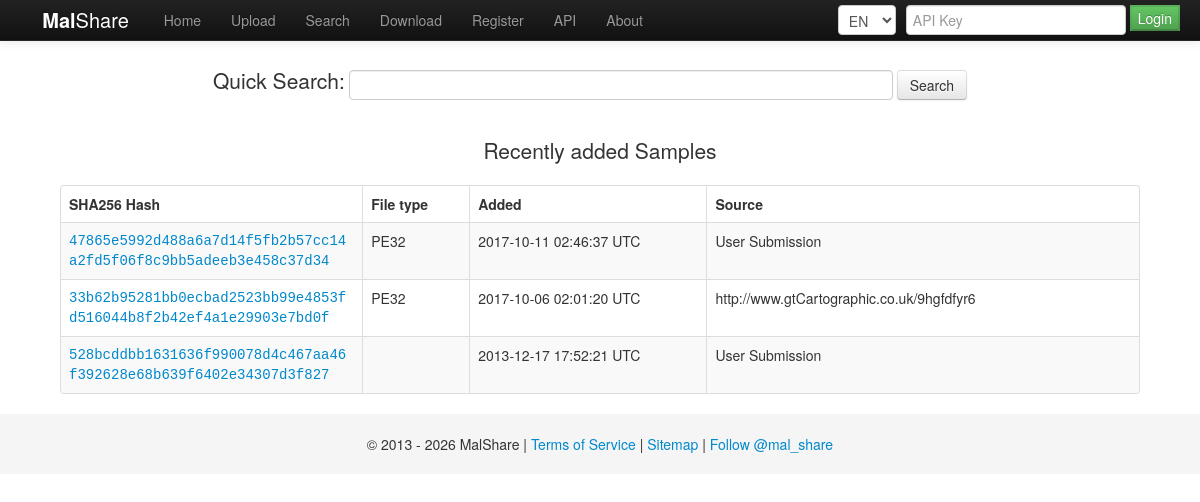
The page / on the database its author committed.
### tables this page shows
CREATE TABLE `tbl_samples` (
  `id` int unsigned NOT NULL AUTO_INCREMENT,
  `md5` varchar(32) NOT NULL,
  `sha1` varchar(42) NOT NULL,
  `sha256` varchar(66) NOT NULL,
  `ssdeep` text,
  `added` int NOT NULL,
  `ftype` varchar(32) NOT NULL,
  `counter` int NOT NULL,
  `path` text,
  `processed` tinyint NOT NULL DEFAULT '0',
  `yara` json DEFAULT NULL,
  `pending` tinyint DEFAULT NULL,
  `subType` int DEFAULT NULL,
  `filenames` text,
  `parent_id` int DEFAULT NULL,
  PRIMARY KEY (`id`),
  KEY `added` (`added`),
  KEY `sample_id` (`md5`,`sha1`,`sha256`),
  KEY `idx_tbl_samples_pending` (`pending`),
  KEY `idx_tbl_samples_parent_id` (`parent_id`) USING BTREE,
  KEY `idx_tbl_samples_ftype` (`ftype`),
  KEY `idx_tbl_samples_added` (`added`),
  KEY `tbl_samples_sha256_IDX` (`sha256`) USING BTREE
);

CREATE TABLE `tbl_sample_sources` (
  `id` int unsigned NOT NULL,
  `source` text,
  `added` int DEFAULT NULL,
  `sample_partner_submission` int DEFAULT NULL,
  `baseid` int NOT NULL AUTO_INCREMENT,
  PRIMARY KEY (`baseid`),
  KEY `id` (`id`),
  KEY `sample_source` (`source`(128)),
  KEY `idx_tbl_sample_sourced_added` (`added`),
  KEY `sample_partner_submission` (`sample_partner_submission`),
  FULLTEXT KEY `ft_source` (`source`),
  CONSTRAINT `tbl_sample_sources_ibfk_1` FOREIGN KEY (`id`) REFERENCES `tbl_samples` (`id`),
  CONSTRAINT `tbl_sample_sources_ibfk_2` FOREIGN KEY (`sample_partner_submission`) REFERENCES `tbl_sample_partners` (`id`)
);

### html/include/i18n.php (called while the page is built, shortened)
<?php
function i18n_supported_locales()
{
    return array('en', 'fr', 'de');
}
function i18n_get_locale()
{
    static $locale = null;
    if ($locale !== null) {
        return $locale;
    }
    $accept = isset($_SERVER['HTTP_ACCEPT_LANGUAGE']) ? $_SERVER['HTTP_ACCEPT_LANGUAGE'] : '';
    foreach (explode(',', $accept) as $entry) {
        $code = strtolower(trim(substr($entry, 0, 2)));
        if ($code !== '' && in_array($code, i18n_supported_locales(), true)) {
            $locale = $code;
            return $locale;
        }
    }
    $locale = i18n_default_locale();
    return $locale;
}
function i18n_strings()
{
    static $strings = null;
    if ($strings !== null) {
        return $strings;
    }
    $base_dir = dirname(__FILE__) . '/../i18n';
    $default_path = $base_dir . '/en.php';
    $default_strings = file_exists($default_path) ? include $default_path : array();
    $locale = i18n_get_locale();
    $locale_path = $base_dir . '/' . $locale . '.php';
    if ($locale !== 'en' && file_exists($locale_path)) {
        $locale_strings = include $locale_path;
        $strings = array_replace_recursive($default_strings, $locale_strings);
    } else {
        $strings = $default_strings;
    }
    return $strings;
}
function t($key, array $vars = array())
{
    $value = i18n_strings();
    $parts = explode('.', $key);
    foreach ($parts as $part) {
        $value = $value[$part];
    }
    if (!empty($vars)) {
        $replacements = array();
        foreach ($vars as $var_key => $var_value) {
            $replacements['{{' . $var_key . '}}'] = $var_value;
        }
        $value = strtr($value, $replacements);
    }
    return $value;
}
function h($key, array $vars = array())
{
    return htmlspecialchars(t($key, $vars), ENT_QUOTES, 'UTF-8');
}
function i18n_url_with_lang($url, $lang)
{
    $parts = parse_url($url);
    $path = isset($parts['path']) ? $parts['path'] : '';
    $query = isset($parts['query']) ? $parts['query'] : '';
    $fragment = isset($parts['fragment']) ? $parts['fragment'] : '';
    $params = array();
    unset($params['lang']);
    $new_query = http_build_query($params);
    $new_url = $path;
    return $new_url;
}
function i18n_current_url_with_lang($lang)
{
    $current = isset($_SERVER['REQUEST_URI']) ? $_SERVER['REQUEST_URI'] : '';
    return i18n_url_with_lang($current, $lang);
}
function i18n_lang_value()
{
    return i18n_get_locale();
}
?>

### html/server_includes.php (the view, shortened to what this page needs)
<?php
require_once __DIR__ . '/include/i18n.php';
class ServerObject
{
    public $sql;
    public $vars_table_samples;
    public $vars_table_sources;
    public $vars_table_sample_partners;
    function __construct()
    {
        if (defined('DB_CA_PATH')) {
            $this->sql = mysqli_init();
            $this->sql->options(MYSQLI_OPT_SSL_VERIFY_SERVER_CERT, true);
            $this->sql->ssl_set(null, null, DB_CA_PATH, null, null);
            $this->sql->real_connect(DB_HOST, DB_USER, DB_PASS, DB_DATABASE, DB_PORT);
            $this->sql->set_charset('utf8mb4');
        } else {
            $this->sql = new mysqli(DB_HOST, DB_USER, DB_PASS, DB_DATABASE);
            $this->sql->set_charset('utf8mb4');
        }
        if (isset($_COOKIE['mapi_key']) && $_COOKIE['mapi_key'] != "") {
            $this->uri_api_key = $this->secure($_COOKIE['mapi_key']);
        } else {
            $api = $this->getRequestParam('api_key', null);
            $this->uri_api_key = $api !== null ? $this->secure($api) : null;
        }
        $action = $this->getRequestParam('action', null);
        $hash = $this->getRequestParam('hash', null);
        $query = $this->getRequestParam('query', null);
        $private = $this->getRequestParam('private', null);
        $type = $this->getRequestParam('type', null);
        $path = $this->getRequestParam('path', null);
        $filename_hash = $this->getRequestParam('hash', null);
        $this->vars_table_samples = SAMPLES_TABLE;
        $this->vars_table_sources = SAMPLE_SOURCES_TABLE;
        $this->vars_table_sample_partners = SAMPLE_PARTNER_TABLE;
    }
    public function escape_html($string)
    {
        return htmlspecialchars($string, ENT_QUOTES | ENT_SUBSTITUTE, 'UTF-8');
    }
    public function getRequestParam($key, $default = null)
    {
        return $default;
    }
    public function get_recent()
    {
        $table = $this->vars_table_samples;
        $table_sources = $this->vars_table_sources;
        $table_sample_partners = $this->vars_table_sample_partners;;
        $main_stmt = $this->sql->prepare("SELECT id from $table WHERE ( ( pending != 1 or pending is NULL ) AND ftype != 'html' ) ORDER by added DESC limit 10");
        $main_stmt->execute();
        $res = $main_stmt->get_result();
        $output = '<table class="table table-bordered table-striped" style="table-layout: fixed;">
        <thead>  <tr>
        <th style="width: 17%;">SHA256 Hash</th>
        <th style="width: 5%">File type</th>
        <th style="width: 13%">Added</th>
        <th style="width: 25%">Source</th>
        </tr>  </thead>  <tbody>';
        while ($s_row = $res->fetch_object()) {
            if ($detail_stmt = $this->sql->prepare("SELECT s.sha256 AS sha256, s.added AS added, s.ftype AS ftype, ts.source AS source, tsp.display_name AS source_display_name FROM {$table} s LEFT JOIN {$table_sources} ts ON s.id = ts.id LEFT JOIN {$table_sample_partners} tsp ON ts.sample_partner_submission = tsp.id WHERE s.id = ?")) {
                $detail_stmt->bind_param('i', $s_row->id);
                $detail_stmt->execute();
                $r_res = $detail_stmt->get_result();
            } else {
                $r_res = false;
            }
            $sample_row = $r_res->fetch_object();
            $output .= '<tr>
                    <td class="hash_font"><div style = "word-wrap: break-word"><a href="sample.php?action=detail&hash=' . $sample_row->sha256 . '">' . $sample_row->sha256 . '</a></div></td>
                    <td>' . $sample_row->ftype . '</td>
                    <td>' . date("Y-m-d H:i:s", $sample_row->added) . ' UTC</td>';
            $output .= '<td class="word-wrap: wrap-word">' . $this->sourceForDisplay($sample_row) . '</td></tr>';
        }
        $output .= '</tbody></table>';
        return $output;
    }
    public function sourceForDisplay($row, $separator = ' | ')
    {
        $source = isset($row->source) ? $row->source : null;
        $source_display = isset($row->source_display_name) ? $row->source_display_name : null;
        if ($source) {
            return $this->escape_html($source);
        }
        return $this->escape_html('User Submission');
    }
}

### html/index.php
<?php require_once __DIR__ . '/include/i18n.php'; ?>
<!DOCTYPE html>
<html lang="<?php echo htmlspecialchars(i18n_lang_value(), ENT_QUOTES, 'UTF-8'); ?>">
	<head>
        <?php include('header.php'); ?>
	</head>
	<body>
        <?php include('nav.php') ?>
	<div class="container" style="width:90%">
		<div class="container-fluid center text-center">
			<div class="row">
			<form method=get action=search.php id="search_form" class="form-search" onsubmit="ShowLoading()">
				<label class="lead" for="inputSearch"><?php echo h('index.quick_search'); ?> </label>
				<input type="text" name=query id='inputSearch' class="input-xxlarge">
				<button type="submit" class="btn"><?php echo h('index.search'); ?></button>
			</form>
			</div>
		</div>
		<p class="lead text-center"><?php echo h('index.recent_samples'); ?></p>
			<?php
				include("server_includes.php");
				$share = new ServerObject();
				echo $share->get_recent();
			?>
	</div>
	<?php include_once('footer.php'); ?>
	</body>
</html>

### html/header.php (shortened to what this page needs)
<?php
require_once __DIR__ . '/include/i18n.php';
?>
	<link href="./css/malshare.css" rel="stylesheet">
	<link href="./css/bootstrap.css" rel="stylesheet">
	<link href="./css/sticky-footer-navbar.css" rel="stylesheet">
	<link href="./css/popup.css" rel="stylesheet">

### html/nav.php (shortened to what this page needs)
<?php
	require_once __DIR__ . '/include/i18n.php';
	$locales = i18n_supported_locales();
	$current_locale = i18n_lang_value();
?>
<div class="navbar navbar-inverse navbar-fixed-top">
	<div class="navbar-inner">
		<div class="container-fluid">
			<a class="brand" href="<?php echo htmlspecialchars(i18n_url_with_lang('index.php', $current_locale), ENT_QUOTES, 'UTF-8'); ?>" name="top">&nbsp;&nbsp;&nbsp;&nbsp;<b>Mal</b>Share</a>
			<div class="nav-collapse collapse">
				<ul class="nav">
<li <?php if (stripos($_SERVER['REQUEST_URI'],'index.php') !== false) {echo 'class="active"';} ?>>
	<a href="<?php echo htmlspecialchars(i18n_url_with_lang('index.php', $current_locale), ENT_QUOTES, 'UTF-8'); ?>"><?php echo h('nav.home'); ?></a></li>
<li <?php if (stripos($_SERVER['REQUEST_URI'],'upload.php') !== false) {echo 'class="active"';} ?>>
	<a href="<?php echo htmlspecialchars(i18n_url_with_lang('upload.php', $current_locale), ENT_QUOTES, 'UTF-8'); ?>"><?php echo h('nav.upload'); ?></a></li>
<li <?php if (stripos($_SERVER['REQUEST_URI'],'search.php') !== false) {echo 'class="active"';} ?>>
	<a href="<?php echo htmlspecialchars(i18n_url_with_lang('search.php', $current_locale), ENT_QUOTES, 'UTF-8'); ?>"><?php echo h('nav.search'); ?></a></li>
<li <?php if (stripos($_SERVER['REQUEST_URI'],'pull.php') !== false) {echo 'class="active"';} ?>>
	<a href="<?php echo htmlspecialchars(i18n_url_with_lang('pull.php', $current_locale), ENT_QUOTES, 'UTF-8'); ?>"><?php echo h('nav.download'); ?></a></li>
<?php
	if (isset($_COOKIE['mapi_key']) == False or ($_COOKIE['mapi_key'] == '') ) {
		if (stripos($_SERVER['REQUEST_URI'],'register.php') !== false) {
			echo '<li class="active">';
		}
		else{
			echo "<li>";
		}
		echo '<a href="' . htmlspecialchars(i18n_url_with_lang('register.php', $current_locale), ENT_QUOTES, 'UTF-8') . '">' . h('nav.register') . '</a></li>';
	}
?>
<li <?php if (stripos($_SERVER['REQUEST_URI'],'doc.php') !== false) {echo 'class="active"';} ?>>
	<a href="<?php echo htmlspecialchars(i18n_url_with_lang('doc.php', $current_locale), ENT_QUOTES, 'UTF-8'); ?>"><?php echo h('nav.api'); ?></a></li>
<li <?php if (stripos($_SERVER['REQUEST_URI'],'about.php') !== false) {echo 'class="active"';} ?>>
	<a href="<?php echo htmlspecialchars(i18n_url_with_lang('about.php', $current_locale), ENT_QUOTES, 'UTF-8'); ?>"><?php echo h('nav.about'); ?></a></li>
								</ul>
<?php
	if ( !isset($_COOKIE['mapi_key']) || ( $_COOKIE['mapi_key'] == '' )) { echo " <div class=\"nav pull-right\">
			          <form class=\"navbar-form navbar-right\" method=post action=\"auth.php\" >
					            <input class=\"form-control\" type=\"text\" placeholder=\"" . h('nav.api_key') . "\" aria-label=\"login\" name=api_key>
					            <button class=\"btnbtn-small  btn-success \" type=\"submit\">" . h('nav.login') . "</button>
			          </form>
                                </div>
				";
	}
?>
								<ul class="nav pull-right">
									<li class="navbar-form" style="margin: 0 10px 0 0;">
										<select class="input-mini" style="width: 58px;" onchange="var opt=this.options[this.selectedIndex]; if (opt && opt.value) { document.cookie = 'mlang=' + opt.getAttribute('data-locale') + '; path=/; max-age=15552000'; window.location = opt.value; }">
											<?php foreach ($locales as $locale) {
												$selected = ($locale === $current_locale) ? ' selected="selected"' : '';
												$url = i18n_current_url_with_lang($locale);
												echo '<option data-locale="' . htmlspecialchars($locale, ENT_QUOTES, 'UTF-8') . '" value="' . htmlspecialchars($url, ENT_QUOTES, 'UTF-8') . '"' . $selected . '>' . htmlspecialchars(strtoupper($locale), ENT_QUOTES, 'UTF-8') . '</option>';
											}
											?>
										</select>
									</li>
								</ul>
                        </div>
                </div>
    </div>
</div>

### html/footer.php (shortened to what this page needs)
<div id="footer">
	<div class="container text-center">
		<?php $footer_locale = i18n_lang_value(); ?>
		<p class="credit">	&copy; <?php echo t('footer.copyright', array('year' => date('Y'))); ?>  |
			<a href="<?php echo htmlspecialchars(i18n_url_with_lang('tos.php', $footer_locale), ENT_QUOTES, 'UTF-8'); ?>"> <?php echo h('footer.tos'); ?> </a> |
			<a href="<?php echo htmlspecialchars(i18n_url_with_lang('sitemap.php', $footer_locale), ENT_QUOTES, 'UTF-8'); ?>"> <?php echo h('footer.sitemap'); ?></a> |
			<a href="https://twitter.com/mal_share?ref_src=twsrc%5Etfw" class="twitter-follow-button" data-show-count="false"><?php echo h('footer.follow'); ?></a><script async src="//platform.twitter.com/widgets.js"></script>
		</p>
	</div>
</div>

### html/css/malshare.css (style rules this page uses)
body { padding-top: 65px; }

### html/css/sticky-footer-navbar.css (style rules this page uses)
html, body { height: 100%; }
#footer { height: 60px; background-color: #f5f5f5; }
.container .credit { margin: 20px 0; }
#footer > .container { padding-left: 15px; padding-right: 15px; }

### rows shown on the page
tbl_samples: sha256 "47865e5992d488a6a7d14f5fb2b57cc14a2fd5f06f8c9bb5adeeb3e458c37d34", ftype "PE32", added "2017-10-11 02:46:37", sourceForDisplay "User Submission"
tbl_samples: sha256 "33b62b95281bb0ecbad2523bb99e4853fd516044b8f2b42ef4a1e29903e7bd0f", ftype "PE32", added "2017-10-06 02:01:20", tbl_sample_sources.source "http://www.gtCartographic.co.uk/9hgfdfyr6"
tbl_samples: sha256 "528bcddbb1631636f990078d4c467aa46f392628e68b639f6402e34307d3f827", added "2013-12-17 17:52:21", sourceForDisplay "User Submission"

### other values the page prints
form field value "EN"
